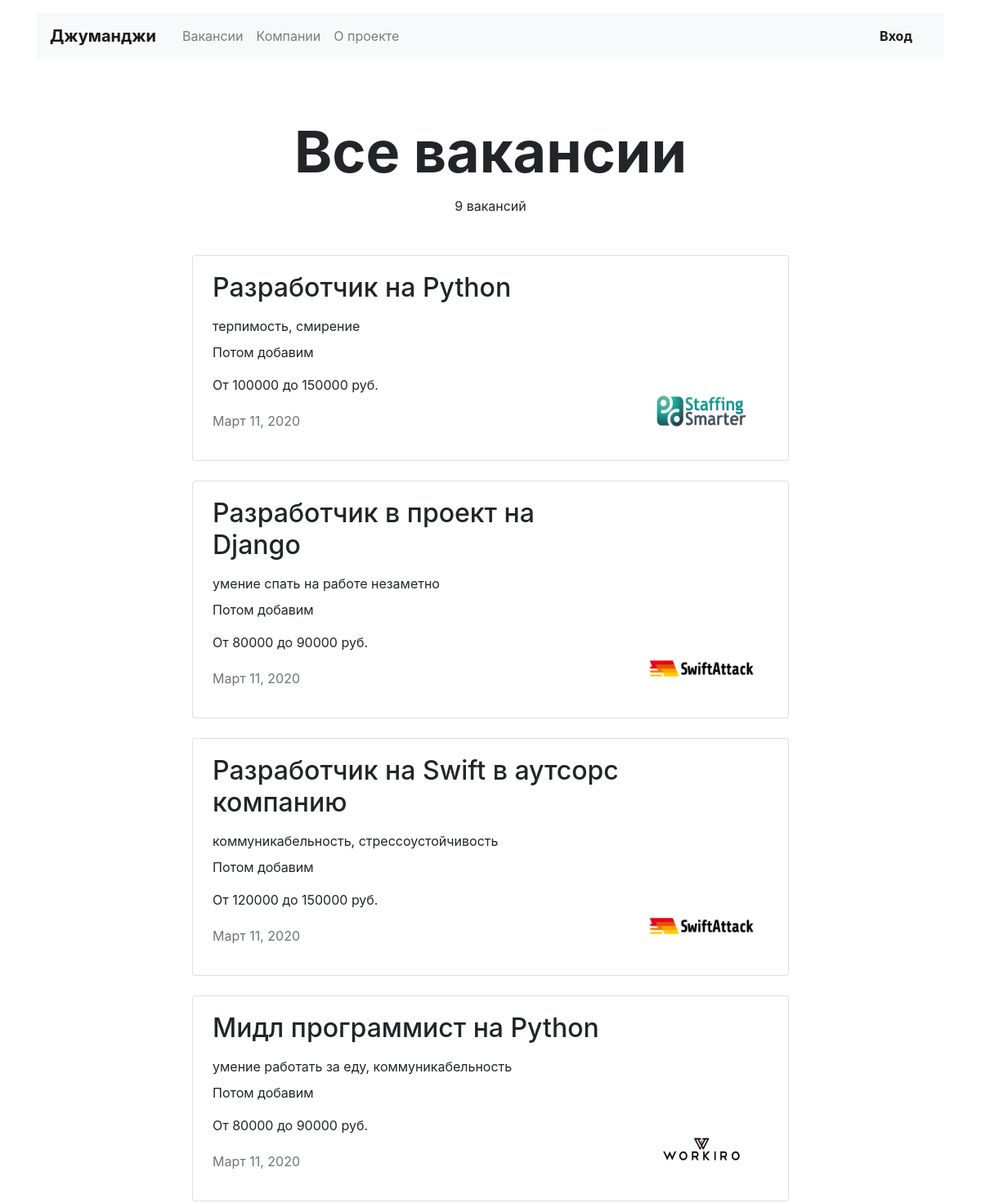
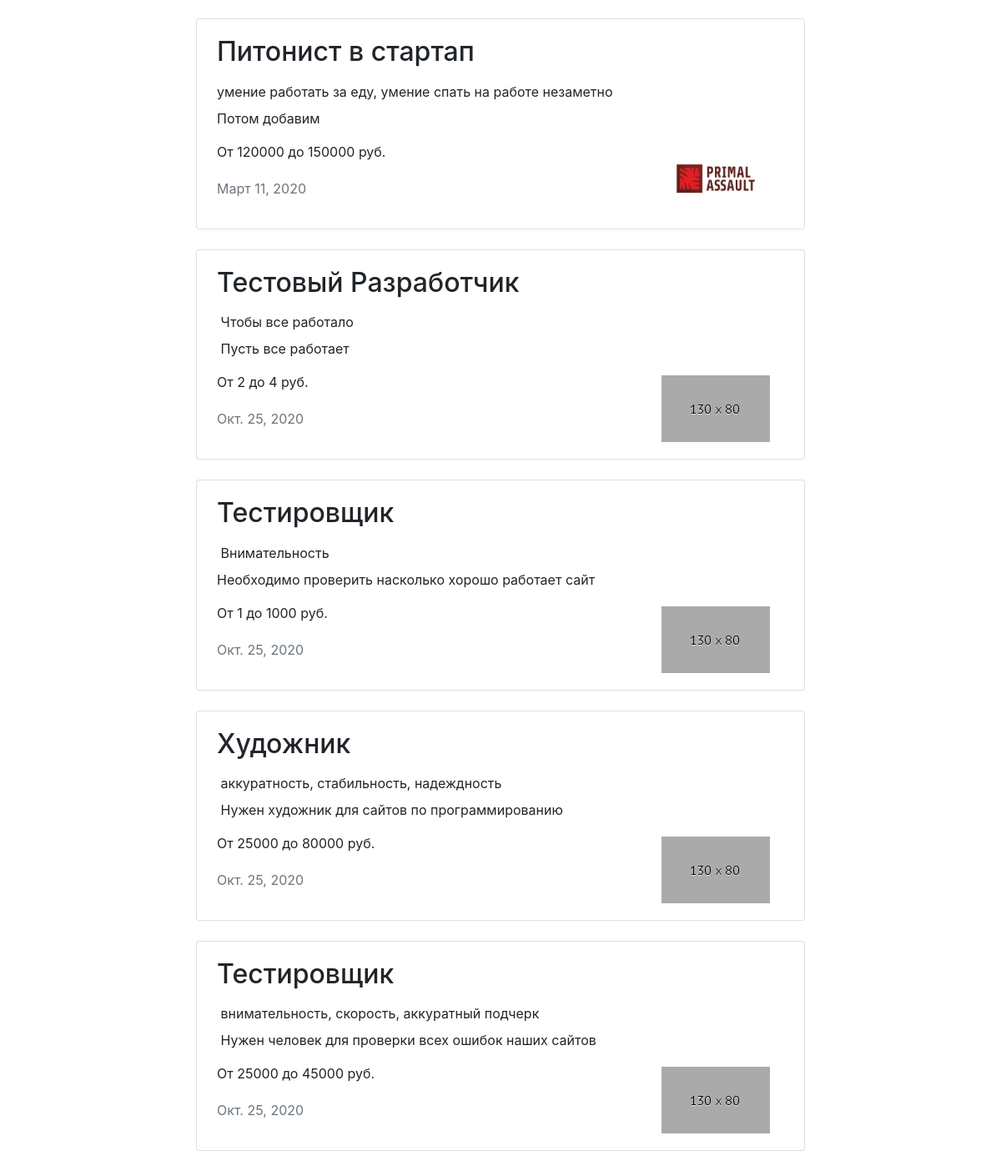
/vacancies/, run on an earlier commit of the app's database (2 pictures, top to bottom).
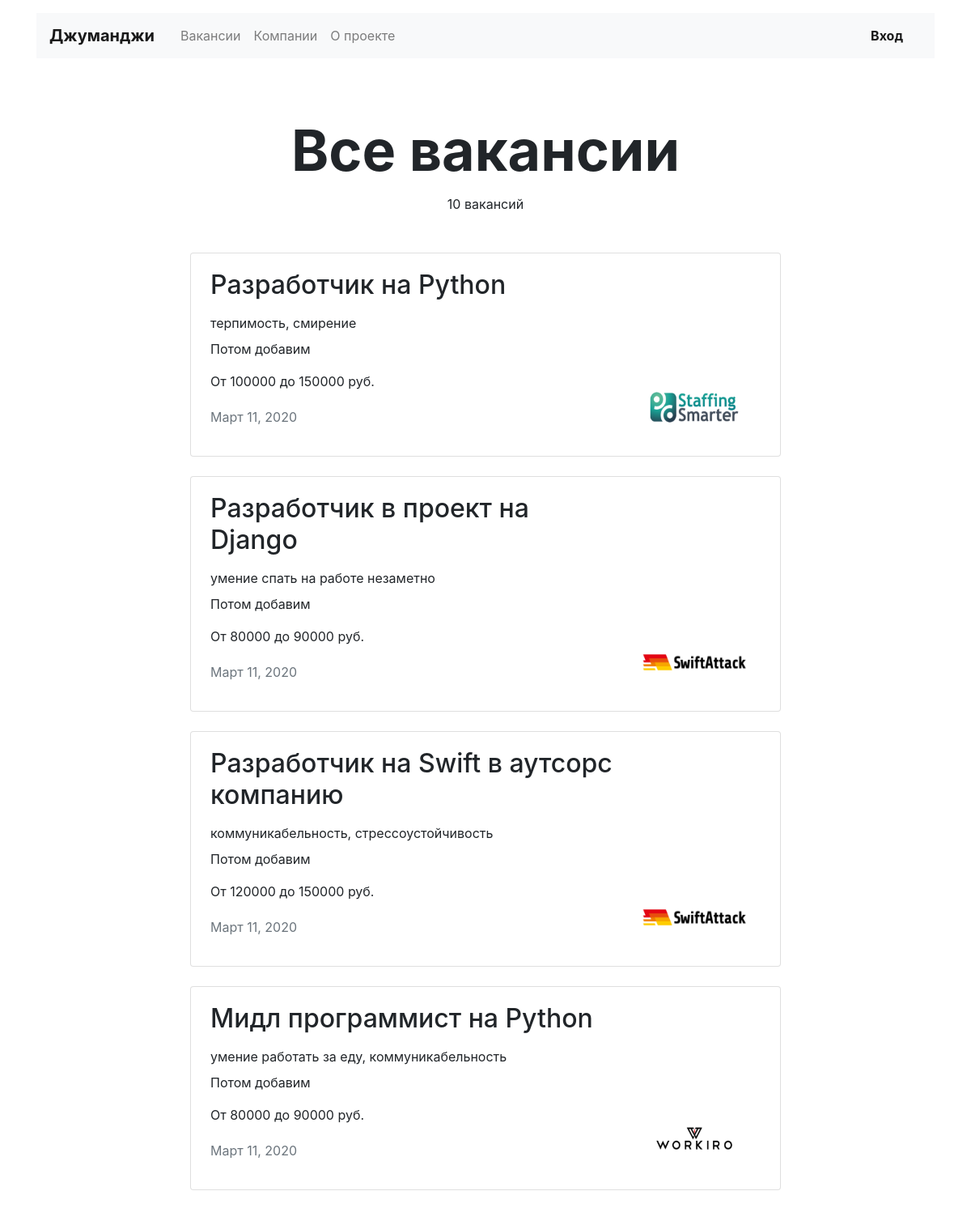
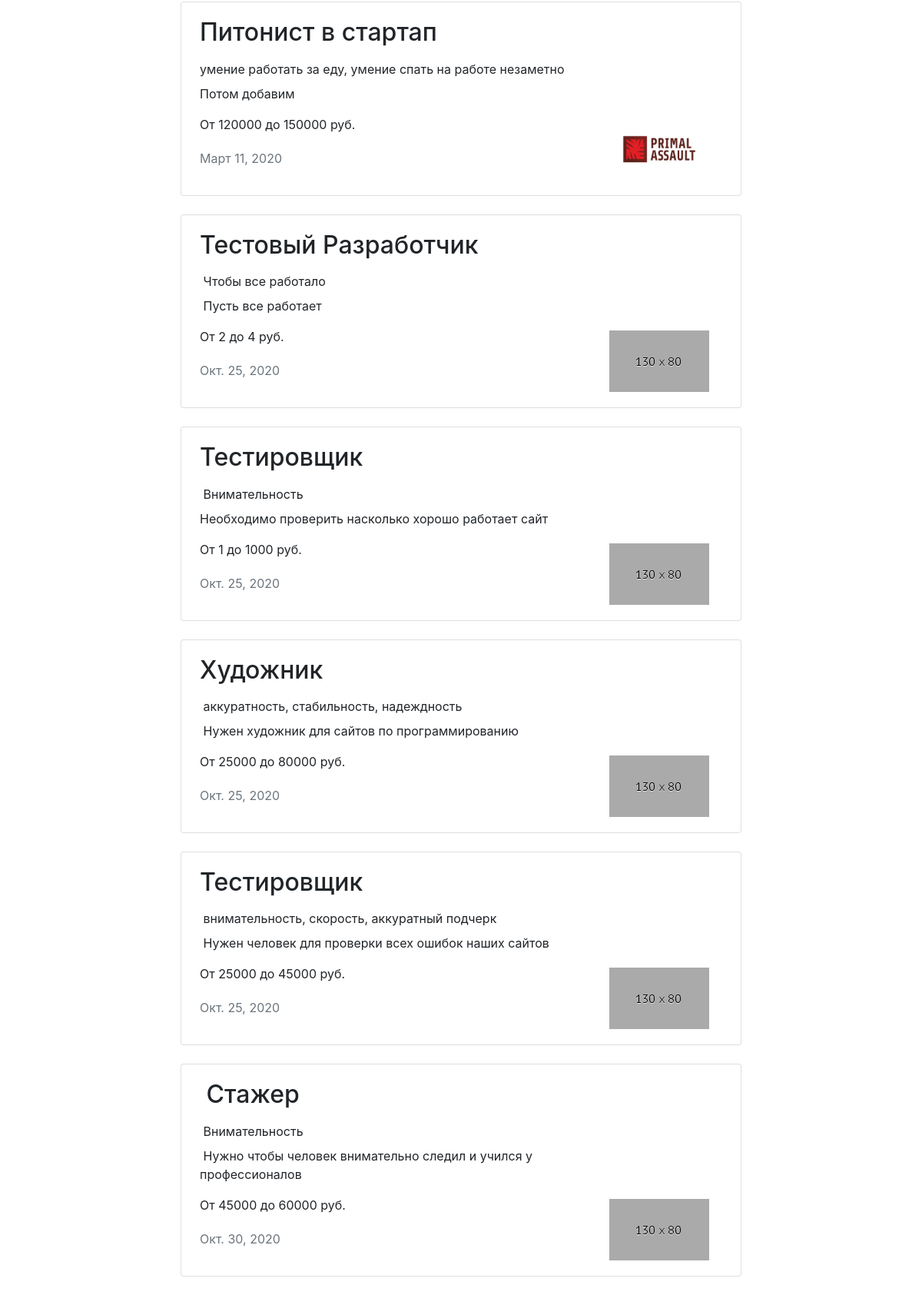
And on a later commit of the database (2 pictures, top to bottom).
### jumanji/models.py (models this page shows)
class Vacancy(models.Model):
    title = models.CharField(max_length=25)
    skills = models.CharField(max_length=100)
    description = models.CharField(max_length=200)
    salary_min = models.IntegerField()
    salary_max = models.IntegerField()
    published_at = models.DateField()
    specialty = models.ForeignKey(Specialty, on_delete=models.CASCADE, related_name='vacancies', unique=False)
    company = models.ForeignKey(Company, on_delete=models.CASCADE, related_name='vacancies', unique=False)

class Company (models.Model):
    name = models.CharField(max_length=25)
    location = models.CharField(max_length=25)
    logo = models.ImageField(upload_to='logos')
    description = models.CharField(max_length=100)
    employee_count = models.IntegerField()
    owner = models.OneToOneField(User, on_delete=models.CASCADE, related_name="companies", blank=True, null=True)

### jumanji/views.py (the view)
# urls.py: path('vacancies/', views.all_vacancy_view, name='all_vacancies'),
def all_vacancy_view(request):
    vacancies = models.Vacancy.objects.all()
    companies = models.Company.objects.all()
    count_vacancies = models.Vacancy.objects.all().count()
    return render(request, 'vacancies.html', context={
        'vacancies': vacancies,
        'count_vacancies': count_vacancies,
        'specialty_name': "Все вакансии",
        'companies': companies
    })

### templates/vacancies.html (shortened to what this page needs)
{% extends 'base.html' %}
{% block content %}
  <main class="container mt-3">
    <section>
      <h1 class="h1 text-center mx-auto mt-4 pt-5" style="font-size: 70px;"><strong>{{specialty_name}}</strong></h1>
      <p class="text-center pt-1">
        {% if count_vacancies == 1 %} 1 вакансия
        {% elif count_vacancies >= 2 and count_vacancies < 5 %} {{count_vacancies}} вакансии
        {% elif count_vacancies == 0 or count_vacancies >= 5 %} {{count_vacancies}} вакансий
        {% endif %}
      </p>
      <div class="row mt-5">
        <div class="col-12 col-lg-8 offset-lg-2 m-auto">
          {% include 'list_of_vacancies.html' %}
        </div>
      </div>
    </section>
  </main>
{% endblock %}

### templates/list_of_vacancies.html
{% for vacancy in vacancies %}
<div class="card mb-4">
    <div class="card-body px-4">
        <div class="row">
            <div class="col-12 col-md-8 col-lg-9">
                <h2 class="h2 pb-2">{{vacancy.title}}</h2>
                  <p class="mb-2">{{vacancy.skills}}</p>
                  <p>{{vacancy.description}}</p>
                  <p>От {{vacancy.salary_min}} до {{vacancy.salary_max}} руб.</p>
                  <p class="text-muted pt-1">{{vacancy.published_at}}</p>
            </div>
            <div class="col-12 col-md-4 col-lg-3 d-flex align-items-end">
                <a href="{% url 'one_vacancy' vacancy.id %}"><img src="{{vacancy.company.logo.url}}" width="130" height="80" alt=""></a>
            </div>
        </div>
    </div>
</div>
{% endfor %}

What changed in the data, as far as the page shows it:
added Vacancy: title "Стажер", skills "Внимательность", description "Нужно чтобы человек внимательно следил и учился у профессионалов", salary_min "45000", salary_max "60000", published_at "Окт. 30, 2020", company.logo (picture)
Also different on the page:
{{ count_vacancies }}: "9" → "10"
